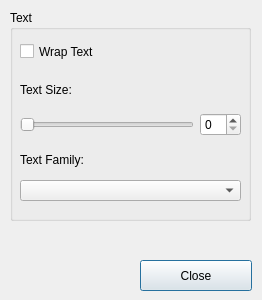
<?xml version="1.0" encoding="UTF-8"?>
<ui version="4.0">
 <class>SettingsDialog</class>
 <widget class="QDialog" name="SettingsDialog">
  <property name="geometry">
   <rect>
    <x>0</x>
    <y>0</y>
    <width>262</width>
    <height>300</height>
   </rect>
  </property>
  <property name="windowTitle">
   <string>Settings</string>
  </property>
  <widget class="QGroupBox" name="groupBox">
   <property name="geometry">
    <rect>
     <x>10</x>
     <y>10</y>
     <width>241</width>
     <height>211</height>
    </rect>
   </property>
   <property name="title">
    <string>Text</string>
   </property>
   <widget class="QCheckBox" name="checkBox">
    <property name="geometry">
     <rect>
      <x>10</x>
      <y>30</y>
      <width>111</width>
      <height>23</height>
     </rect>
    </property>
    <property name="text">
     <string>Wrap Text</string>
    </property>
   </widget>
   <widget class="QLabel" name="label">
    <property name="geometry">
     <rect>
      <x>10</x>
      <y>70</y>
      <width>111</width>
      <height>19</height>
     </rect>
    </property>
    <property name="text">
     <string>Text Size:</string>
    </property>
   </widget>
   <widget class="QComboBox" name="comboBox">
    <property name="geometry">
     <rect>
      <x>10</x>
      <y>170</y>
      <width>221</width>
      <height>21</height>
     </rect>
    </property>
   </widget>
   <widget class="QLabel" name="label_2">
    <property name="geometry">
     <rect>
      <x>10</x>
      <y>140</y>
      <width>111</width>
      <height>19</height>
     </rect>
    </property>
    <property name="text">
     <string>Text Family: </string>
    </property>
   </widget>
   <widget class="QWidget" name="layoutWidget">
    <property name="geometry">
     <rect>
      <x>10</x>
      <y>100</y>
      <width>221</width>
      <height>29</height>
     </rect>
    </property>
    <layout class="QHBoxLayout" name="horizontalLayout_2">
     <item>
      <widget class="QSlider" name="horizontalSlider">
       <property name="orientation">
        <enum>Qt::Horizontal</enum>
       </property>
      </widget>
     </item>
     <item>
      <widget class="QSpinBox" name="spinBox"/>
     </item>
    </layout>
   </widget>
  </widget>
  <widget class="QPushButton" name="cancelButton">
   <property name="geometry">
    <rect>
     <x>140</x>
     <y>260</y>
     <width>112</width>
     <height>31</height>
    </rect>
   </property>
   <property name="text">
    <string>Close</string>
   </property>
  </widget>
 </widget>
 <resources/>
 <connections/>
</ui>
